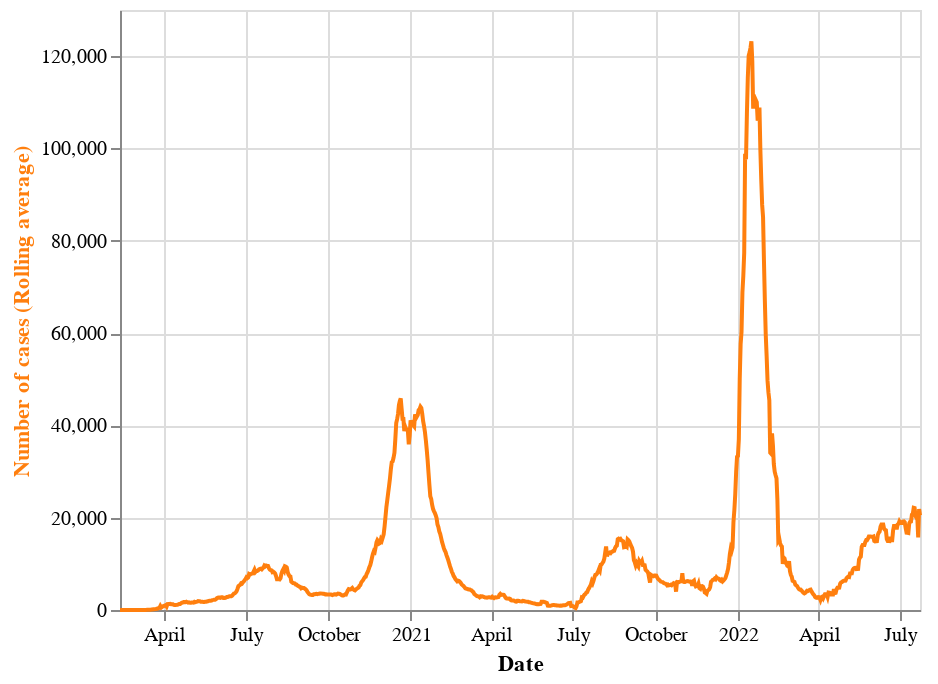

Notebook source saved alongside this figure:
### Code cell
# Plot a line plot depicting the number of cases per day for the given iso code.
cases_line_plot = alt.Chart(df_cases).mark_line().encode(
    x = alt.X('date:T', title="Date"),
    y = alt.Y('new_cases_rolling_avg:Q', axis=alt.Axis(title='Number of cases (Rolling average)', titleColor='#ff7f0e')),
    tooltip = ['date', 'new_cases_rolling_avg'],
    # color=alt.condition(interval, alt.value('#d62728'), alt.value('#1f77b4'))
    color = alt.value('#ff7f0e'),
)
cases_line_plot

### Figure 1 — Vega-Lite specification as saved in the notebook (floating-point values rounded to 4 significant figures; data arrays with more than 128 entries replaced by an {"elided": "..."} marker saying what was removed)
{"config": {"view": {"continuousWidth": 400, "continuousHeight": 300}}, "data": {"name": "data-99c1f6766cfdc244dfb360bc31ecfd33"}, "mark": "line", "encoding": {"color": {"value": "#ff7f0e"}, "tooltip": [{"field": "date", "type": "temporal"}, {"field": "new_cases_rolling_avg", "type": "quantitative"}], "x": {"field": "date", "title": "Date", "type": "temporal"}, "y": {"axis": {"title": "Number of cases (Rolling average)", "titleColor": "#ff7f0e"}, "field": "new_cases_rolling_avg", "type": "quantitative"}}, "$schema": "https://vega.github.io/schema/vega-lite/v4.17.0.json", "datasets": {"data-99c1f6766cfdc244dfb360bc31ecfd33": {"elided": "893 records"}}}
